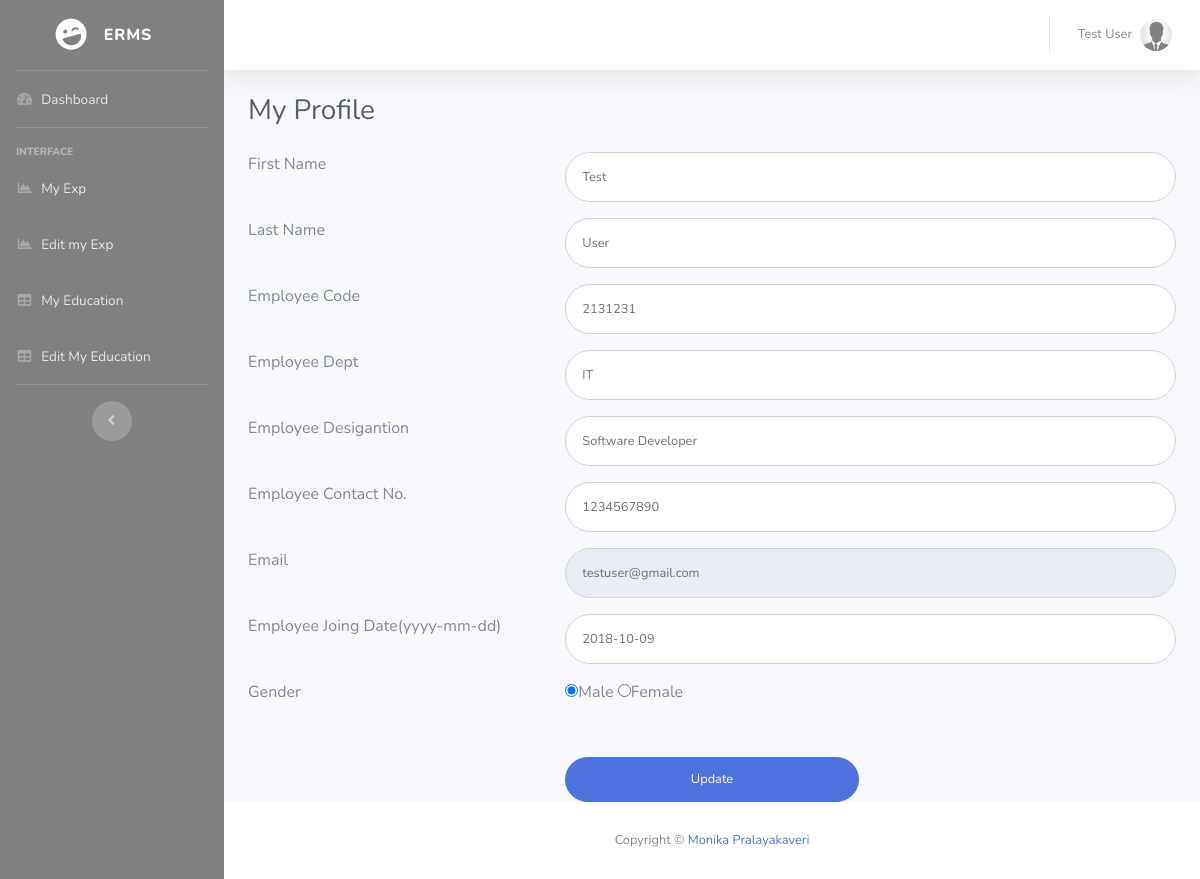
Page /myprofile.php (signed in) on the committed database.
### tables this page shows
CREATE TABLE `employeedetail` (
  `ID` int(11) NOT NULL,
  `EmpFname` varchar(50) DEFAULT NULL,
  `EmpLName` varchar(50) NOT NULL,
  `EmpCode` varchar(50) DEFAULT NULL,
  `EmpDept` varchar(120) DEFAULT NULL,
  `EmpDesignation` varchar(120) DEFAULT NULL,
  `EmpContactNo` bigint(10) DEFAULT NULL,
  `EmpGender` enum('Male','Female') DEFAULT NULL,
  `EmpEmail` varchar(200) DEFAULT NULL,
  `EmpPassword` varchar(100) DEFAULT NULL,
  `EmpJoingdate` date DEFAULT NULL,
  `PostingDate` timestamp NOT NULL DEFAULT CURRENT_TIMESTAMP
);

### myprofile.php (the view, shortened to what this page needs)
<?php
include('includes/dbconnection.php');
if (strlen($_SESSION['uid']==0)) {
  header('location:logout.php');
  } else{
  ?>
<!DOCTYPE html>
<html lang="en">
<head>
  <link href="vendor/fontawesome-free/css/all.min.css" rel="stylesheet" type="text/css">
  <link href="css/sb-admin-2.min.css" rel="stylesheet">
</head>
<body id="page-top">
  <div id="wrapper">
  <?php include_once('includes/sidebar.php')?>
    <div id="content-wrapper" class="d-flex flex-column">
      <div id="content">
         <?php include_once('includes/header.php')?>
        <div class="container-fluid">
          <h1 class="h3 mb-4 text-gray-800">My Profile</h1>
<form class="user" method="post" action="">
  <?php
$eid=$_SESSION['uid'];
$ret=mysqli_query($con,"select * from employeedetail where ID='$eid'");
while ($row=mysqli_fetch_array($ret)) {
?>
               <div class="row">
                <div class="col-4 mb-3">First Name</div>
                   <div class="col-8 mb-3">   <input type="text" class="form-control form-control-user" id="FirstName" name="FirstName" aria-describedby="emailHelp" required="true" value="<?php  echo $row['EmpFname'];?>"></div>
                    </div>
                    <div class="row">
                      <div class="col-4 mb-3">Last Name </div>
                     <div class="col-8 mb-3">  <input type="text" class="form-control form-control-user" id="LastName" name="LastName" aria-describedby="emailHelp" required="true" value="<?php  echo $row['EmpLName'];?>"></div>
                     </div>
                    <div class="row">
                    <div class="col-4 mb-3">Employee Code </div>
                    <div class="col-8 mb-3">
                      <input type="text" class="form-control form-control-user" id="EmpCode" name="EmpCode" aria-describedby="emailHelp" required="true" value="<?php  echo $row['EmpCode'];?>"></div>
                    </div>
                    <div class="row">
                      <div class="col-4 mb-3">Employee Dept</div>
                     <div class="col-8 mb-3">
                      <input type="text" class="form-control form-control-user" id="EmpDept" name="EmpDept" aria-describedby="emailHelp" required="true" value="<?php  echo $row['EmpDept'];?>">
                    </div></div>
                    <div class="row">
                    <div class="col-4 mb-3">Employee Desigantion</div>
                    <div class="col-8 mb-3">
                      <input type="text" class="form-control form-control-user" id="EmpDesignation" name="EmpDesignation" aria-describedby="emailHelp" required="true" value="<?php  echo $row['EmpDesignation'];?>">
                    </div></div>
                    <div class="row">
                      <div class="col-4 mb-3">Employee Contact No.</div>
                    <div class="col-8 mb-3">
                      <input type="text" class="form-control form-control-user" id="EmpContactNo" name="EmpContactNo" aria-describedby="emailHelp" required="true" value="<?php  echo $row['EmpContactNo'];?>">
                    </div></div>
                    <div class="row">
                    <div class="col-4 mb-3">Email</div>
                   <div class="col-8 mb-3">
                      <input type="email" class="form-control form-control-user" id="Email" name="Email" aria-describedby="emailHelp" placeholder="Enter Email Address..." required="true" value="<?php  echo $row['EmpEmail'];?>" readonly="true">
                    </div></div>
                    <div class="row">
                      <div class="col-4 mb-3">Employee Joing Date(yyyy-mm-dd)</div>
                    <div class="col-8  mb-3">
                      <input type="text" class="form-control form-control-user" value="<?php  echo $row['EmpJoingdate'];?>" id="jDate" name="EmpJoingdate" aria-describedby="emailHelp">
                    </div></div>
                    <div class="row">
                      <div class="col-4 mb-3">Gender</div>
                    <div class="col-4 mb-3">
<?php if($row['EmpGender']=="Male")
{?>
                      <input type="radio" id="gender" name="gender" value="Male" checked="true">Male
                     <input type="radio" name="gender" value="Female">Female
                   <?php }   if($row['EmpGender']=="Female") {?>
 <input type="radio" id="gender" name="gender" value="Male" >Male
  <input type="radio" name="gender" value="Female" checked="true">Female
                   <?php }?>
                    </div></div>
<?php } ?>
                    <div class="row" style="margin-top:4%">
                      <div class="col-4"></div>
                      <div class="col-4">
                      <input type="submit" name="submit"  value="Update" class="btn btn-primary btn-user btn-block">
                    </div>
                    </div>
                  </form>
        </div>
      </div>
   <?php include_once('includes/footer.php');?>
    </div>
  </div>
</body>
</html>
<?php }  ?>

### includes/header.php (shortened to what this page needs)
 <nav class="navbar navbar-expand navbar-light bg-white topbar mb-4 static-top shadow">
          <ul class="navbar-nav ml-auto">
            <li class="nav-item dropdown no-arrow">
              <a class="nav-link dropdown-toggle" href="#" id="userDropdown" role="button" data-toggle="dropdown" aria-haspopup="true" aria-expanded="false">
<?php
$empid=$_SESSION['uid'];
$ret=mysqli_query($con,"select EmpFname,EmpLname from employeedetail where ID='$empid'");
$row=mysqli_fetch_array($ret);
$fname=$row['EmpFname'];
$lname=$row['EmpLname'];
?>
                <span class="mr-2 d-none d-lg-inline text-gray-600 small"><?php echo $fname." ".$lname; ?></span>
                <img class="img-profile rounded-circle" src="img/icon.jpg">
              </a>
            </li>
          </ul>
        </nav>

### rows in the picture
employeedetail: EmpFname "Test", EmpLName "User", FirstName "Test", LastName "User", EmpCode "2131231", EmpDept "IT", EmpDesignation "Software Developer", EmpContactNo "1234567890", Email "testuser@gmail.com", EmpJoingdate "2018-10-09"
